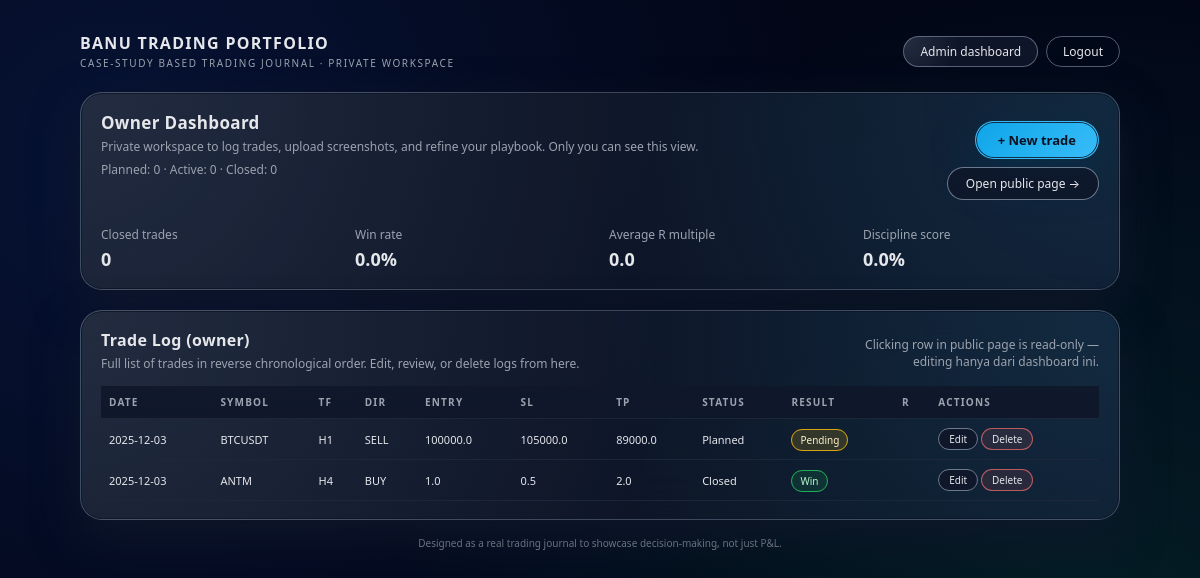
Before: /admin (signed in) with the older database file.
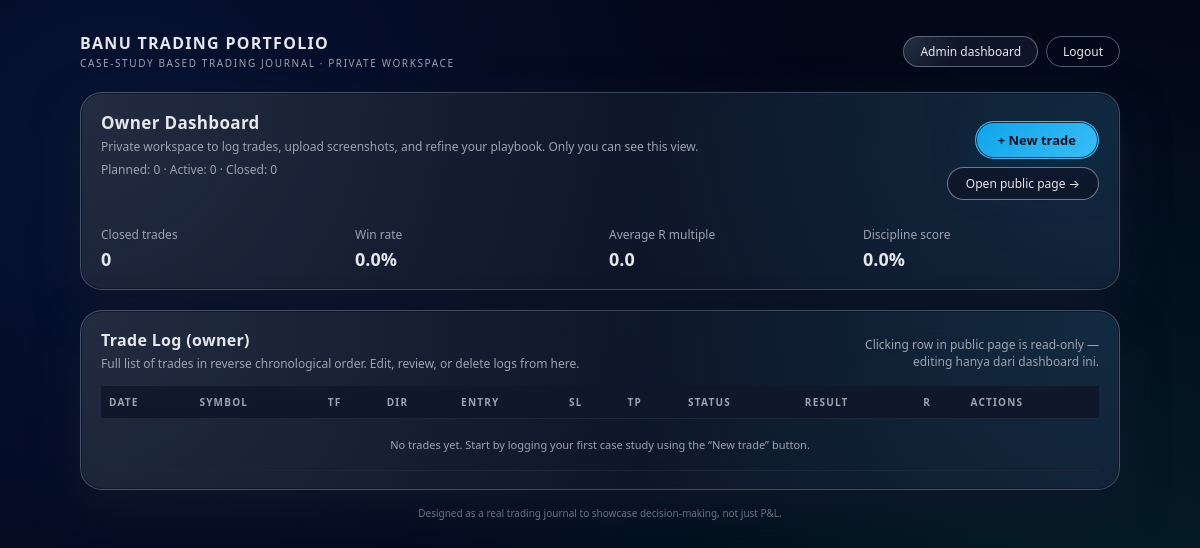
After: the same page with the newer database file.
### tables this page shows
CREATE TABLE trades (
            id INTEGER PRIMARY KEY AUTOINCREMENT,
            trade_date TEXT NOT NULL,
            symbol TEXT NOT NULL,
            timeframe TEXT,
            direction TEXT,
            entry_price REAL,
            stop_loss REAL,
            take_profit REAL,
            risk_percent REAL,
            result TEXT,
            grade TEXT,
            strategy_tag TEXT,
            market_condition TEXT,
            status TEXT,
            followed_plan INTEGER DEFAULT 0,
            no_revenge INTEGER DEFAULT 0,
            no_fomo INTEGER DEFAULT 0,
            respected_rr INTEGER DEFAULT 0,
            featured INTEGER DEFAULT 0,
            notes_public TEXT,
            notes_private TEXT,
            screenshot_before TEXT,
            screenshot_after TEXT,
            rr_ratio REAL,
            result_r REAL,
            discipline_score REAL,
            created_at TEXT,
            updated_at TEXT
        );

### app.py (the view)
@app.route("/admin")
def admin_dashboard():
    maybe_redirect = require_login()
    if maybe_redirect:
        return maybe_redirect
    conn = get_db()
    cur = conn.cursor()
    cur.execute("SELECT * FROM trades ORDER BY trade_date DESC, id DESC")
    trades = cur.fetchall()
    closed_for_stats = [t for t in trades if t["status"] == "CLOSED"]
    closed_count = len(closed_for_stats)
    win_count = sum(1 for t in closed_for_stats if t["result"] == "WIN")
    win_rate = round(win_count / closed_count * 100, 1) if closed_count else 0.0
    r_values = [t["result_r"] for t in closed_for_stats if t["result_r"] is not None]
    avg_r = round(sum(r_values) / len(r_values), 2) if r_values else 0.0
    discipline_scores = [
        t["discipline_score"]
        for t in closed_for_stats
        if t["discipline_score"] is not None
    ]
    disc_avg = round(sum(discipline_scores) / len(discipline_scores), 1) if discipline_scores else 0.0
    planned_count = sum(1 for t in trades if t["status"] == "PLANNED")
    active_count = sum(1 for t in trades if t["status"] == "ACTIVE")
    conn.close()
    return render_template(
        "index.html",
        trades=trades,
        is_public=False,
        is_admin=True,
        planned_count=planned_count,
        active_count=active_count,
        closed_count=closed_count,
        win_rate=win_rate,
        avg_r=avg_r,
        discipline_score=disc_avg,
    )

### app.py (called while the page is built)
def get_db():
    conn = sqlite3.connect(DB_PATH)
    conn.row_factory = sqlite3.Row
    return conn

def is_logged_in() -> bool:
    return bool(session.get("is_admin"))

def require_login():
    if not is_logged_in():
        return redirect(url_for("login", next=request.path))
    return None

### templates/index.html (shortened to what this page needs)
{% extends "base.html" %}
{% block content %}
<div class="glass-card">
  <div style="display:flex;justify-content:space-between;align-items:flex-start;gap:16px;flex-wrap:wrap;">
    <div>
      <div class="section-heading">Owner Dashboard</div>
      <p class="section-sub">
        Private workspace to log trades, upload screenshots, and refine your playbook.
        Only you can see this view.
      </p>
      <p class="section-sub" style="margin-top:6px;">
        Planned: {{ planned_count }} · Active: {{ active_count }} · Closed: {{ closed_count }}
      </p>
    </div>
    <div style="display:flex;flex-direction:column;gap:8px;align-items:flex-end;">
      <a href="{{ url_for('new_trade') }}" class="btn-primary">+ New trade</a>
      <a href="{{ url_for('public_root') }}" class="btn-outline" style="font-size:12px;">
        Open public page →
      </a>
    </div>
  </div>
  <div style="display:flex;gap:18px;margin-top:22px;flex-wrap:wrap;">
    <div style="flex:1;min-width:180px;">
      <div class="section-sub">Closed trades</div>
      <div style="font-size:18px;font-weight:600;margin-top:4px;">{{ closed_count }}</div>
    </div>
    <div style="flex:1;min-width:180px;">
      <div class="section-sub">Win rate</div>
      <div style="font-size:18px;font-weight:600;margin-top:4px;">{{ win_rate }}%</div>
    </div>
    <div style="flex:1;min-width:180px;">
      <div class="section-sub">Average R multiple</div>
      <div style="font-size:18px;font-weight:600;margin-top:4px;">{{ avg_r }}</div>
    </div>
    <div style="flex:1;min-width:180px;">
      <div class="section-sub">Discipline score</div>
      <div style="font-size:18px;font-weight:600;margin-top:4px;">{{ discipline_score }}%</div>
    </div>
  </div>
</div>
<div class="glass-card" style="margin-top:20px;">
  <div style="display:flex;justify-content:space-between;align-items:center;gap:12px;flex-wrap:wrap;">
    <div>
      <div class="section-heading" style="font-size:16px;">Trade Log (owner)</div>
      <p class="section-sub">
        Full list of trades in reverse chronological order. Edit, review, or delete logs from here.
      </p>
    </div>
    <p class="section-sub" style="max-width:260px;text-align:right;">
      Clicking row in public page is read-only — editing hanya dari dashboard ini.
    </p>
  </div>
  <table>
    <thead>
      <tr>
        <th>Date</th>
        <th>Symbol</th>
        <th>TF</th>
        <th>Dir</th>
        <th>Entry</th>
        <th>SL</th>
        <th>TP</th>
        <th>Status</th>
        <th>Result</th>
        <th>R</th>
        <th>Actions</th>
      </tr>
    </thead>
    <tbody>
    {% if trades %}
      {% for t in trades %}
      <tr>
        <td>{{ t.trade_date }}</td>
        <td>{{ t.symbol }}</td>
        <td>{{ t.timeframe }}</td>
        <td>{{ t.direction }}</td>
        <td>{{ t.entry_price or "-" }}</td>
        <td>{{ t.stop_loss or "-" }}</td>
        <td>{{ t.take_profit or "-" }}</td>
        <td>{{ t.status }}</td>
        <td>
          {% if t.result == "WIN" %}
            <span class="badge badge-win">Win</span>
          {% elif t.result == "LOSE" %}
            <span class="badge badge-lose">Lose</span>
          {% elif t.result == "BE" %}
            <span class="badge badge-pending">BE</span>
          {% else %}
            <span class="badge badge-pending">Pending</span>
          {% endif %}
        </td>
        <td>{{ t.result_r if t.result_r is not none else "-" }}</td>
        <td>
          <a href="{{ url_for('edit_trade', trade_id=t.id) }}" class="link-pill-outline" style="padding:3px 10px;font-size:10px;">Edit</a>
          <form action="{{ url_for('delete_trade', trade_id=t.id) }}" method="post" style="display:inline;">
            <button type="submit" class="btn-outline" style="padding:3px 10px;font-size:10px;background:rgba(248,113,113,0.1);border-color:rgba(248,113,113,0.7);">
              Delete
            </button>
          </form>
        </td>
      </tr>
      {% endfor %}
    {% else %}
      <tr>
        <td colspan="11" style="text-align:center;color:var(--text-muted);padding:18px 0;">
          No trades yet. Start by logging your first case study using the “New trade” button.
        </td>
      </tr>
    {% endif %}
    </tbody>
  </table>
</div>
{% endblock %}

### templates/base.html (shortened to what this page needs)
<!doctype html>
<html lang="en">
<head>
</head>
<body>
  <div class="page-shell">
    <header>
      <div>
        <div class="brand-title">BANU TRADING PORTFOLIO</div>
        <div class="brand-sub">
          {% if is_public %}
          CASE-STUDY BASED TRADING JOURNAL · PUBLIC VIEW
          {% else %}
          CASE-STUDY BASED TRADING JOURNAL · PRIVATE WORKSPACE
          {% endif %}
        </div>
      </div>
      <div class="nav-right">
        {% if is_admin %}
          <a href="{{ url_for('admin_dashboard') }}" class="nav-pill">Admin dashboard</a>
          <a href="{{ url_for('logout') }}" class="nav-pill nav-pill-outline">Logout</a>
        {% endif %}
      </div>
    </header>
    {% block content %}{% endblock %}
    <div class="page-footer">
      Designed as a real trading journal to showcase decision-making, not just P&amp;L.
    </div>
  </div>
</body>
</html>

### templates/base.html (style rules this page uses)
:root { --bg: #020617; --bg-soft: rgba(15, 23, 42, 0.9); --bg-glass: rgba(15, 23, 42, 0.82); --border-soft: rgba(148, 163, 184, 0.35); --accent: #22d3ee; --accent-soft: rgba(56, 189, 248, 0.18); --accent-strong: #0ea5e9; --accent-red: #f97373; --accent-green: #22c55e; --accent-yellow: #eab308; --text-main: #e5e7eb; --text-muted: #9ca3af; --pill-dark: rgba(15, 23, 42, 0.9); --radius-xl: 18px; --radius-pill: 999px; }
* { box-sizing: border-box; font-family: system-ui, -apple-system, BlinkMacSystemFont, "SF Pro Text", "Inter", sans-serif; }
body { margin: 0; min-height: 100vh; background: radial-gradient(circle at 10% 20%, rgba(37, 99, 235, 0.14), transparent 55%), radial-gradient(circle at 90% 80%, rgba(16, 185, 129, 0.14), transparent 55%), var(--bg); color: var(--text-main); }
.page-shell { max-width: 1080px; margin: 32px auto 40px; padding: 0 20px 40px; }
header { display: flex; justify-content: space-between; align-items: center; gap: 16px; margin-bottom: 22px; }
.brand-title { font-size: 16px; font-weight: 600; letter-spacing: 0.08em; text-transform: uppercase; }
.brand-sub { font-size: 10px; text-transform: uppercase; letter-spacing: 0.16em; color: var(--text-muted); margin-top: 2px; }
.nav-right { display: flex; align-items: center; gap: 8px; }
.nav-pill { border-radius: var(--radius-pill); padding: 6px 16px; border: 1px solid rgba(148, 163, 184, 0.55); background: radial-gradient(circle at 0 0, rgba(148, 163, 184, 0.18), transparent 40%), rgba(15, 23, 42, 0.94); font-size: 12px; color: var(--text-main); text-decoration: none; display: inline-flex; align-items: center; justify-content: center; gap: 6px; backdrop-filter: blur(14px); -webkit-backdrop-filter: blur(14px); transition: all 0.16s ease-out; white-space: nowrap; }
.nav-pill-outline { background: transparent; }
.glass-card { border-radius: 22px; padding: 18px 20px; background: radial-gradient(circle at 0 0, rgba(148, 163, 184, 0.16), transparent 55%), radial-gradient(circle at 100% 0, rgba(56, 189, 248, 0.12), transparent 50%), rgba(15, 23, 42, 0.88); border: 1px solid var(--border-soft); box-shadow: 0 18px 45px rgba(15, 23, 42, 0.9), 0 0 0 1px rgba(15, 23, 42, 0.9) inset; backdrop-filter: blur(24px); -webkit-backdrop-filter: blur(24px); }
.section-heading { font-size: 17px; font-weight: 600; letter-spacing: 0.02em; }
.section-sub { margin: 4px 0 0; font-size: 12px; color: var(--text-muted); }
.btn-primary { border-radius: var(--radius-pill); padding: 9px 22px; background: linear-gradient(135deg, var(--accent-strong), #38bdf8); border: 1px solid rgba(56, 189, 248, 0.9); color: #0b1220; font-size: 13px; font-weight: 600; text-decoration: none; display: inline-flex; align-items: center; justify-content: center; gap: 6px; margin-top: 10px; cursor: pointer; box-shadow: 0 16px 40px rgba(8, 47, 73, 0.9), 0 0 0 1px rgba(15, 23, 42, 0.85) inset; transition: all 0.14s ease-out; }
.btn-outline { border-radius: var(--radius-pill); padding: 7px 18px; border: 1px solid rgba(148, 163, 184, 0.7); background: rgba(15, 23, 42, 0.85); color: var(--text-main); font-size: 12px; text-decoration: none; display: inline-flex; align-items: center; justify-content: center; gap: 6px; cursor: pointer; transition: all 0.16s ease-out; }
table { width: 100%; border-collapse: collapse; margin-top: 14px; font-size: 11px; }
th, td { padding: 9px 8px; text-align: left; border-bottom: 1px solid rgba(30, 41, 59, 0.9); white-space: nowrap; }
th { font-size: 10px; text-transform: uppercase; letter-spacing: 0.12em; color: var(--text-muted); background: linear-gradient(to bottom, rgba(15, 23, 42, 0.9), rgba(15, 23, 42, 0.98)); position: sticky; top: 0; z-index: 1; }
.page-footer { margin-top: 16px; font-size: 10px; text-align: center; color: var(--text-muted); }

Changed rows visible on the page:
removed trades: trade_date "2025-12-03", symbol "BTCUSDT", timeframe "H1", direction "SELL", entry_price "100000.0", stop_loss "105000.0", take_profit "89000.0", status "Planned", result "Pending"
removed trades: trade_date "2025-12-03", symbol "ANTM", timeframe "H4", direction "BUY", entry_price "1.0", stop_loss "0.5", take_profit "2.0", status "Closed", result "Win"
Other visible differences:
text now shown: "No trades yet. Start by logging your first case study using the “New trade” button."
